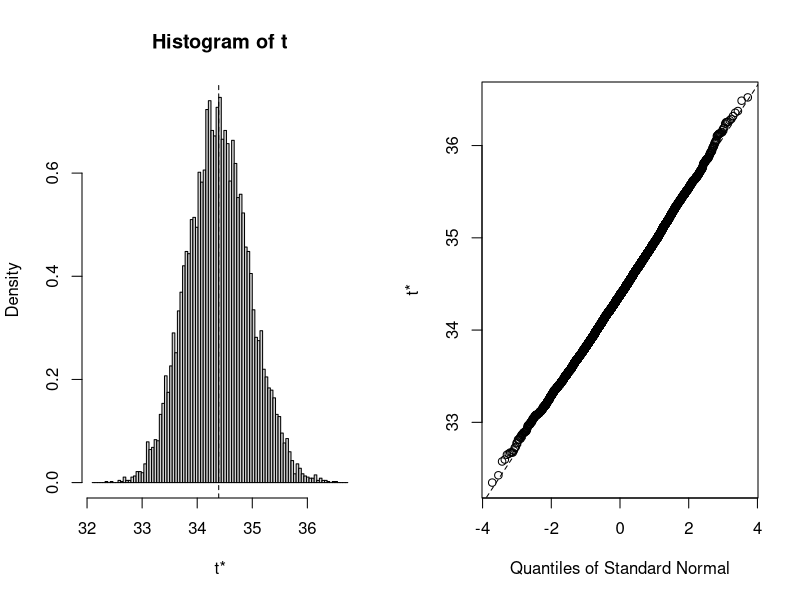

Generate this figure with R:


# Boostrap example two: Confidens intervals
# Mean of in class midtermscore: https://web.stanford.edu/~rjohari/teaching/notes/226_lecture13_inference.pdf

# Mean = 33.8, n = 108 what is the standard errors?

# From CL-theorem: sample standard errors = st()/n^0.5 = 0.6 , st = 6.25

# DGP
scores <- rnorm( 108, 33.8, sd = 6.25)

# Calcualte
sd(scores)/length(scores)^0.5
lm( data= data.frame(score = scores), score ~ 1) |> summary()

# What does the boostrap give?
n_repa = 10000
n = 108

# N-rep. of mean
boot <- sapply(1:n_repa, \(x) mean( sample(scores, n, replace = T)))
sd(boot) # Close to the true value

# The boot library
mean_boot <- function(data, indices){
    d = data[indices]
    mean(d)
}

obj_boot <- boot::boot(scores, mean_boot, 10000)

plot(obj_boot)
c(obj_boot)
obj_boot$t # The mean parallel univers

